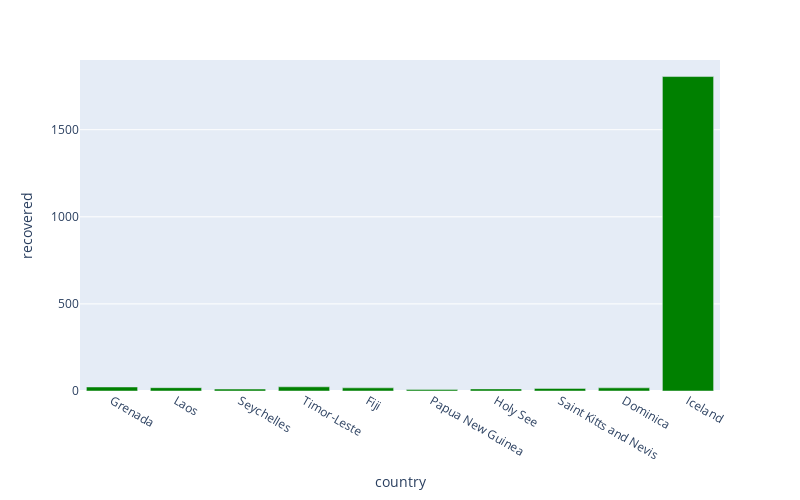

The cell this chart's notebook holds for it:
### Markdown cell above
***
# <font color='green'>Top 10 worst affected countries-Recovered/Confirmed ratio</font>
***

### Code cell
country_df['r/c']=country_df['recovered']/country_df['confirmed']
r= country_df.sort_values('r/c', ascending=False)
#sorted_recovered_df = country_df.sort_values('recovered', ascending=True)
px.bar(
    r.head(10),
    x = "country",
    y = "recovered",
    #title= "Top 10 worst affected countries-Recovered cases", # the axis names
    color_discrete_sequence=["green"], 
    height=500,
    width=800
)

### Figure 1 — Plotly figure (JSON) as saved in the notebook; plotly's stock layout.template omitted (floating-point values rounded to 4 significant figures)
{"data": [{"alignmentgroup": "True", "hovertemplate": "country=%{x}<br>recovered=%{y}<extra></extra>", "legendgroup": "", "marker": {"color": "green"}, "name": "", "offsetgroup": "", "orientation": "v", "showlegend": false, "textposition": "auto", "type": "bar", "x": ["Grenada", "Laos", "Seychelles", "Timor-Leste", "Fiji", "Papua New Guinea", "Holy See", "Saint Kitts and Nevis", "Dominica", "Iceland"], "xaxis": "x", "y": [23, 19, 11, 24, 18, 8, 12, 15, 18, 1805], "yaxis": "y"}], "layout": {"barmode": "relative", "height": 500, "legend": {"tracegroupgap": 0}, "margin": {"t": 60}, "width": 800, "xaxis": {"anchor": "y", "domain": [0, 1], "title": {"text": "country"}}, "yaxis": {"anchor": "x", "domain": [0, 1], "title": {"text": "recovered"}}}}
